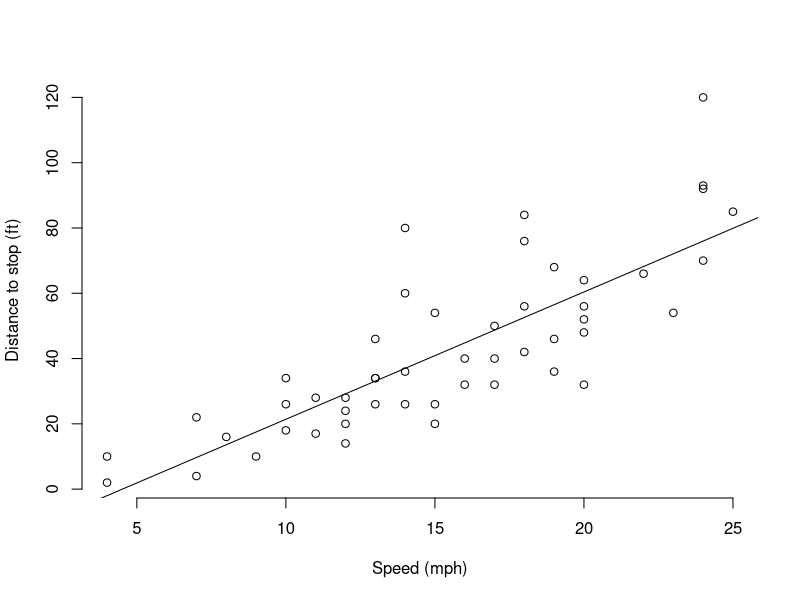
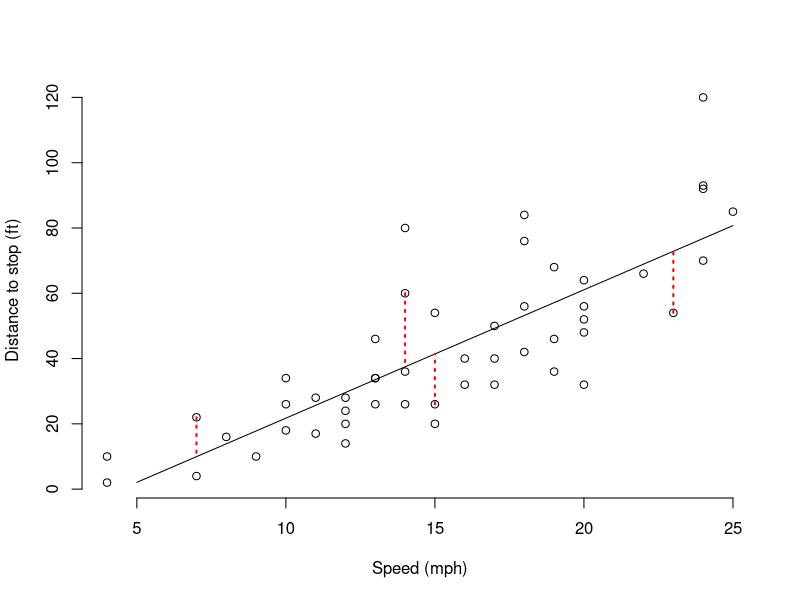

Write the R code that produced these figures, in order.
## ---- chunk 1
#| echo: false
#| include: false

# import data and create linear model
data(cars)
xx = seq(5, 25, length.out=5)
m_cars = lm(dist~speed, data=cars)
## ---- chunk 2
plot(cars, xlab="Speed (mph)", ylab="Distance to stop (ft)", bty='n')
abline(-17.6, 3.9)
## ---- chunk 3
#| echo: false
i = 26
plot(cars, xlab="Speed (mph)", ylab="Distance to stop (ft)", bty='n')
lines(xx, predict(m_cars, newdata=data.frame(speed=xx)))
for (i in c(4, 22, 25, 45)) {
  with(cars,
       lines(
          rep(cars$speed[[i]], 2),
          c(dist[[i]], predict(m_cars, newdata=data.frame(speed=cars$speed[[i]]))),
          lty=3,
          col='red',
          lwd=2
       )
  )
}
